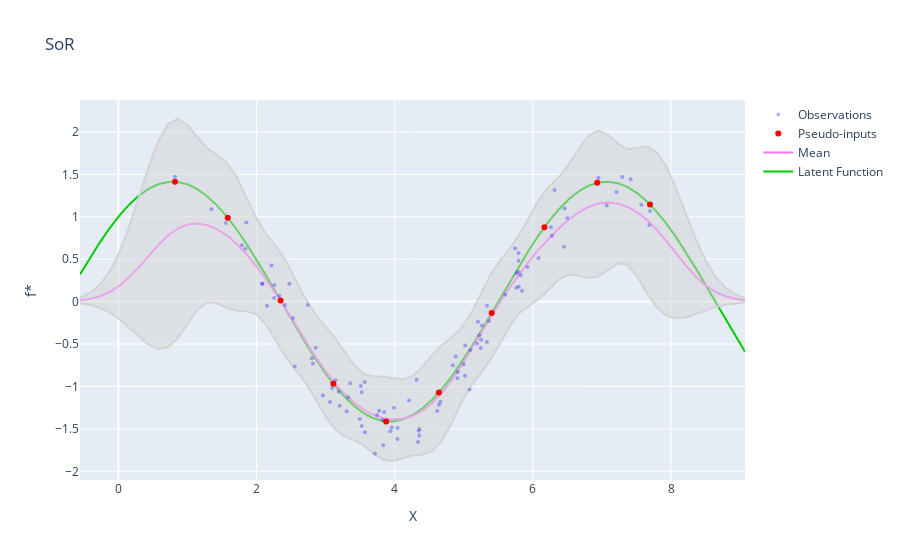

Notebook cell for this chart:
### Markdown cell above
## SoR

### Code cell
model2 = SoR(X, y, p_optimized=True)
mean2, cov2 = model2.predict(X_pred.clone())

visualize(X, y, X_pred, f, mean2, cov2, p_inputs=model2.pseudo_inputs, title="SoR")
